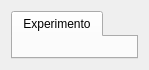
        <widget class="QWidget" name="comparisonPerformancePage">
         <property name="geometry">
          <rect>
           <x>0</x>
           <y>0</y>
           <width>145</width>
           <height>65</height>
          </rect>
         </property>
         <attribute name="label">
          <string>Rendimiento</string>
         </attribute>
         <layout class="QVBoxLayout" name="verticalLayout">
          <item>
           <widget class="QTabWidget" name="comparisonPerformanceTabWidget">
            <property name="currentIndex">
             <number>0</number>
            </property>
            <widget class="QWidget" name="expComparisonPerformanceTab1">
             <attribute name="title">
              <string>Experimento</string>
             </attribute>
             <layout class="QHBoxLayout" name="expPerformanceTab1HLayout_2" stretch="9">
              <item>
               <widget class="QWidget" name="graphicComparisonPerformanceWidget" native="true">
                <layout class="QVBoxLayout" name="graphicPerformanceWidgetVLayout_2">
                 <property name="spacing">
                  <number>0</number>
                 </property>
                 <property name="leftMargin">
                  <number>0</number>
                 </property>
                 <property name="topMargin">
                  <number>0</number>
                 </property>
                 <property name="rightMargin">
                  <number>0</number>
                 </property>
                 <property name="bottomMargin">
                  <number>0</number>
                 </property>
                 <item>
                  <layout class="QVBoxLayout" name="graphicComparisonPerformanceVLayout">
                   <property name="spacing">
                    <number>0</number>
                   </property>
                  </layout>
                 </item>
                </layout>
               </widget>
              </item>
             </layout>
            </widget>
           </widget>
          </item>
         </layout>
        </widget>
